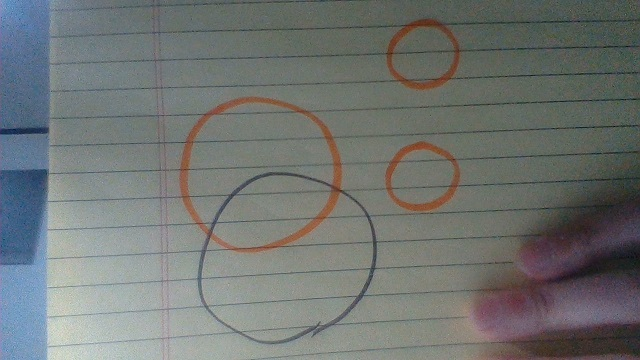
#> input picture Drawing/hough transform/euna.jpg, 640 x 360 px, given in place of the camera
$ python 'hough circle realtime (canny).py'
#> lines starting #> are read from the running program, lines starting #| are printed output that depends on the picture; after the words box and inside, x2 and y2 are one past the last pixel; in counts of white or black regions, pixels touching at a corner belong together
import cv2
import numpy as np

video = cv2.VideoCapture(1)
while True:
    ret, orig_frame = video.read()
#> orig_frame is the input picture: shape (360, 640, 3); mean B, G, R 114.3, 116.4, 112.1
    if not ret:
        print("Not connected")
        break;
    gray = cv2.cvtColor(orig_frame, cv2.COLOR_BGR2GRAY)
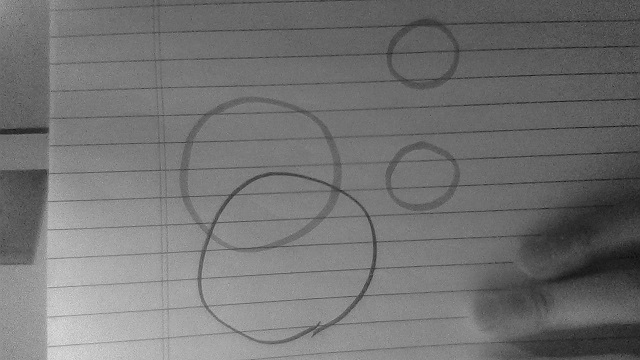
#> gray: shape (360, 640); min 8, max 229, mean 114.9
    gray = cv2.medianBlur(gray,5)

    th2 = cv2.Canny(gray, 50, 200)
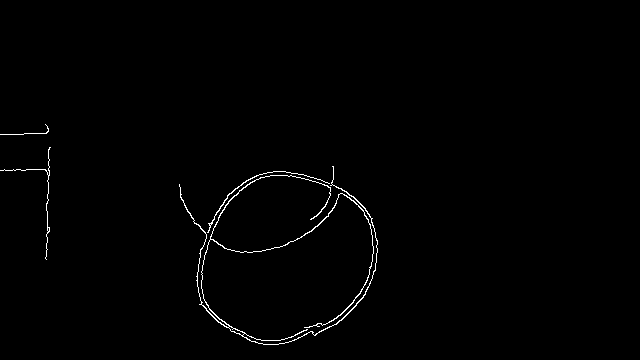
#> th2: shape (360, 640); 0.79% white in thin lines or dots, all inside (x1, y1, x2, y2) = (0, 124, 378, 345)

    circles = cv2.HoughCircles(th2,cv2.HOUGH_GRADIENT,1,150,param1=50,param2=35,minRadius=30,maxRadius=80)
#> circles = None
    if circles is not None:
        for c in circles[0,:]:

            center = (c[0],c[1])
            radius = c[2]

            # 바깥원
            cv2.circle(orig_frame,center,radius,(0,255,0),2)
            # 중심원
            cv2.circle(orig_frame,center,2,(0,0,255),3)

    cv2.imshow("frame", orig_frame)
    cv2.imshow("canny", th2)
    key = cv2.waitKey(1)
#> (key Esc is pressed here)
    if key == 27:
        break

cv2.destroyAllWindows()
video.release()

$ run again, on Drawing/hough transform/head1.jpg
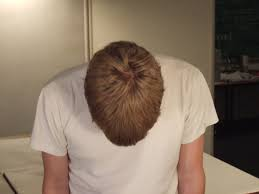
#> input picture Drawing/hough transform/head1.jpg, 259 x 194 px, given in place of the camera
#> orig_frame is the input picture: shape (194, 259, 3); mean B, G, R 101.1, 118.6, 136.7
#> `gray = cv2.cvtColor(orig_frame, cv2.COLOR_BGR2GRAY)`:
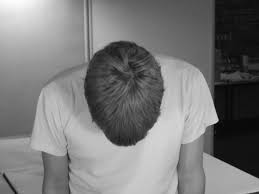
#> gray: shape (194, 259); min 1, max 252, mean 122
#> `th2 = cv2.Canny(gray, 50, 200)`:
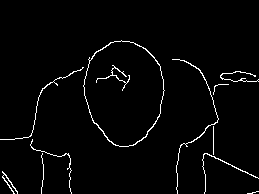
#> th2: shape (194, 259); 2.5% white in thin lines or dots, all inside (x1, y1, x2, y2) = (0, 40, 259, 194)
#> circles = None

$ run again, on Drawing/hough transform/head2.jpg
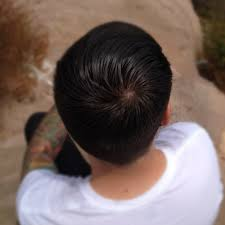
#> input picture Drawing/hough transform/head2.jpg, 225 x 225 px, given in place of the camera
#> orig_frame is the input picture: shape (225, 225, 3); mean B, G, R 96.6, 101.3, 117.8
#> `gray = cv2.cvtColor(orig_frame, cv2.COLOR_BGR2GRAY)`:
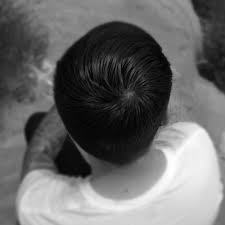
#> gray: shape (225, 225); min 0, max 255, mean 105.8
#> `th2 = cv2.Canny(gray, 50, 200)`:
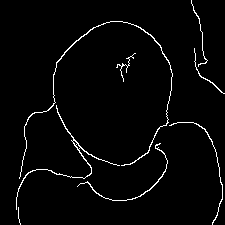
#> th2: shape (225, 225); 2.6% white in thin lines or dots
#> circles = None
